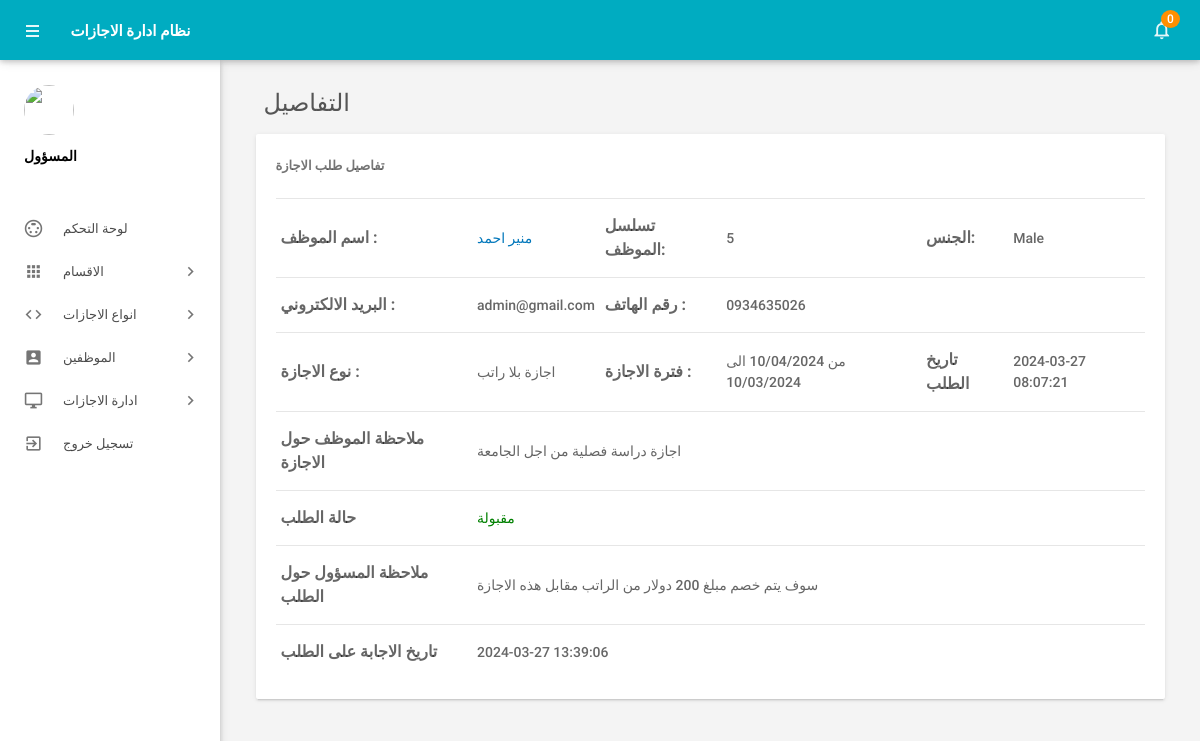
The app's page /admin/leave-details.php?leaveid=20 (signed in) with its own data.
### tables this page shows
CREATE TABLE `tblleaves` (
  `id` int(11) NOT NULL,
  `LeaveType` varchar(110) NOT NULL,
  `ToDate` varchar(120) NOT NULL,
  `FromDate` varchar(120) NOT NULL,
  `Description` mediumtext NOT NULL,
  `PostingDate` timestamp NOT NULL DEFAULT current_timestamp(),
  `AdminRemark` mediumtext DEFAULT NULL,
  `AdminRemarkDate` varchar(120) DEFAULT NULL,
  `Status` int(1) NOT NULL,
  `IsRead` int(1) NOT NULL,
  `empid` int(11) DEFAULT NULL
);

CREATE TABLE `tblemployees` (
  `id` int(11) NOT NULL,
  `EmpId` varchar(100) NOT NULL,
  `FirstName` varchar(150) NOT NULL,
  `LastName` varchar(150) NOT NULL,
  `EmailId` varchar(200) NOT NULL,
  `Password` varchar(180) NOT NULL,
  `Gender` varchar(100) NOT NULL,
  `Dob` varchar(100) NOT NULL,
  `Department` varchar(255) NOT NULL,
  `Address` varchar(255) NOT NULL,
  `City` varchar(200) NOT NULL,
  `Country` varchar(150) NOT NULL,
  `Phonenumber` char(11) NOT NULL,
  `Status` int(1) NOT NULL,
  `RegDate` timestamp NOT NULL DEFAULT current_timestamp()
);

### admin/leave-details.php (the view, shortened to what this page needs)
<?php
include('includes/config.php');
if(strlen($_SESSION['alogin'])==0)
    {
header('location:index.php');
}
else{
 ?>
<!DOCTYPE html>
<html lang="en">
    <head>
        <link type="text/css" rel="stylesheet" href="../assets/plugins/materialize/css/materialize.min.css"/>
        <link href="../assets/plugins/material-preloader/css/materialPreloader.min.css" rel="stylesheet">
        <link href="../assets/plugins/datatables/css/jquery.dataTables.min.css" rel="stylesheet">
                <link href="../assets/plugins/google-code-prettify/prettify.css" rel="stylesheet" type="text/css"/>
        <link href="../assets/css/alpha.min.css" rel="stylesheet" type="text/css"/>
        <link href="../assets/css/custom.css" rel="stylesheet" type="text/css"/>
    </head>
    <body>
       <?php include('includes/header.php');?>
       <?php include('includes/sidebar.php');?>
            <main class="mn-inner">
                <div class="row">
                    <div class="col s12">
                        <div class="page-title" style="font-size:24px;">التفاصيل</div>
                    </div>
                    <div class="col s12 m12 l12">
                        <div class="card">
                            <div class="card-content">
                                <span class="card-title">تفاصيل طلب الاجازة</span>
                                <table id="example" class="display responsive-table ">
                                    <tbody>
<?php
$lid=intval($_GET['leaveid']);
$sql = "SELECT tblleaves.id as lid,tblemployees.FirstName,tblemployees.LastName,tblemployees.EmpId,tblemployees.id,tblemployees.Gender,tblemployees.Phonenumber,tblemployees.EmailId,tblleaves.LeaveType,tblleaves.ToDate,tblleaves.FromDate,tblleaves.Description,tblleaves.PostingDate,tblleaves.Status,tblleaves.AdminRemark,tblleaves.AdminRemarkDate from tblleaves join tblemployees on tblleaves.empid=tblemployees.id where tblleaves.id=:lid";
$query = $dbh -> prepare($sql);
$query->bindParam(':lid',$lid,PDO::PARAM_STR);
$query->execute();
$results=$query->fetchAll(PDO::FETCH_OBJ);
$cnt=1;
if($query->rowCount() > 0)
{
foreach($results as $result)
{
      ?>
                                        <tr>
                                            <td style="font-size:16px;"> <b>اسم الموظف :</b></td>
                                              <td><a href="editemployee.php?empid=<?php echo htmlentities($result->id);?>" target="_blank">
                                                <?php echo htmlentities($result->FirstName." ".$result->LastName);?></a></td>
                                              <td style="font-size:16px;"><b>تسلسل الموظف:</b></td>
                                              <td><?php echo htmlentities($result->EmpId);?></td>
                                              <td style="font-size:16px;"><b>الجنس:</b></td>
                                              <td><?php echo htmlentities($result->Gender);?></td>
                                          </tr>
                                          <tr>
                                             <td style="font-size:16px;"><b>البريد الالكتروني :</b></td>
                                            <td><?php echo htmlentities($result->EmailId);?></td>
                                             <td style="font-size:16px;"><b>رقم الهاتف :</b></td>
                                            <td><?php echo htmlentities($result->Phonenumber);?></td>
                                            <td>&nbsp;</td>
                                             <td>&nbsp;</td>
                                        </tr>
  <tr>
                                             <td style="font-size:16px;"><b>نوع الاجازة :</b></td>
                                            <td><?php echo htmlentities($result->LeaveType);?></td>
                                             <td style="font-size:16px;"><b>فترة الاجازة :</b></td>
                                            <td>من <?php echo htmlentities($result->FromDate);?> الى <?php echo htmlentities($result->ToDate);?></td>
                                            <td style="font-size:16px;"><b>تاريخ الطلب</b></td>
                                           <td><?php echo htmlentities($result->PostingDate);?></td>
                                        </tr>
<tr>
                                             <td style="font-size:16px;"><b>ملاحظة الموظف حول الاجازة </b></td>
                                            <td colspan="5"><?php echo htmlentities($result->Description);?></td>
                                        </tr>
<tr>
<td style="font-size:16px;"><b>حالة الطلب</b></td>
<td colspan="5"><?php $stats=$result->Status;
if($stats==1){
?>
<span style="color: green">مقبولة</span>
 <?php } if($stats==2)  { ?>
<span style="color: red">غير مقبولة</span>
<?php } if($stats==0)  { ?>
 <span style="color: blue">قيد المراجعة</span>
 <?php } ?>
</td>
</tr>
<tr>
<td style="font-size:16px;"><b>ملاحظة المسؤول حول الطلب </b></td>
<td colspan="5"><?php
if($result->AdminRemark==""){
  echo "waiting for Approval";
}
else{
echo htmlentities($result->AdminRemark);
}
?></td>
 </tr>
 <tr>
<td style="font-size:16px;"><b>تاريخ الاجابة على الطلب </b></td>
<td colspan="5"><?php
if($result->AdminRemarkDate==""){
  echo "البيانات غير متوفرة";
}
else{
echo htmlentities($result->AdminRemarkDate);
}
?></td>
 </tr>
                                         <?php $cnt++;} }?>
                                    </tbody>
                                </table>
                            </div>
                        </div>
                    </div>
                </div>
            </main>
        </div>
        <div class="left-sidebar-hover"></div>
    </body>
</html>
<?php } ?>

### records on screen
tblleaves: tblemployees.FirstName+LastName "منير احمد", tblemployees.EmpId "5", tblemployees.Gender "Male", tblemployees.EmailId "admin@gmail.com", tblemployees.Phonenumber "0934635026", LeaveType "اجازة بلا راتب", ToDate "10/03/2024", PostingDate "2024-03-27 08:07:21", Description "اجازة دراسة فصلية من اجل الجامعة", Status "مقبولة", AdminRemark "سوف يتم خصم مبلغ 200 دولار من الراتب مقابل هذه الاجازة", AdminRemarkDate "2024-03-27 13:39:06"

### other values on screen
$unreadcount "0"
